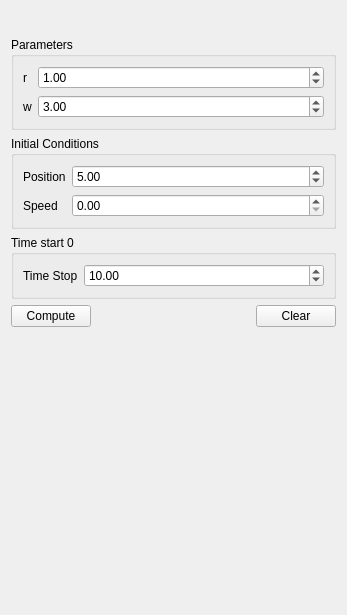
<?xml version="1.0" encoding="UTF-8"?>
<ui version="4.0">
 <class>ODEUiDampedOscillator</class>
 <widget class="QWidget" name="ODEUiDampedOscillator">
  <property name="geometry">
   <rect>
    <x>0</x>
    <y>0</y>
    <width>347</width>
    <height>615</height>
   </rect>
  </property>
  <property name="windowTitle">
   <string>Form</string>
  </property>
  <layout class="QVBoxLayout" name="verticalLayout_4">
   <item>
    <layout class="QHBoxLayout" name="horizontalLayout">
     <item>
      <spacer name="horizontalSpacer">
       <property name="orientation">
        <enum>Qt::Horizontal</enum>
       </property>
       <property name="sizeHint" stdset="0">
        <size>
         <width>40</width>
         <height>20</height>
        </size>
       </property>
      </spacer>
     </item>
     <item>
      <widget class="QLabel" name="labelODE">
       <property name="text">
        <string/>
       </property>
       <property name="pixmap">
        <pixmap resource="qtrc.qrc">:/images/damped_oscillator.png</pixmap>
       </property>
      </widget>
     </item>
     <item>
      <spacer name="horizontalSpacer_2">
       <property name="orientation">
        <enum>Qt::Horizontal</enum>
       </property>
       <property name="sizeHint" stdset="0">
        <size>
         <width>40</width>
         <height>20</height>
        </size>
       </property>
      </spacer>
     </item>
    </layout>
   </item>
   <item>
    <widget class="QGroupBox" name="groupBox">
     <property name="title">
      <string>Parameters</string>
     </property>
     <layout class="QVBoxLayout" name="verticalLayout">
      <item>
       <layout class="QFormLayout" name="formLayout">
        <item row="0" column="0">
         <widget class="QLabel" name="label">
          <property name="text">
           <string>r</string>
          </property>
         </widget>
        </item>
        <item row="1" column="0">
         <widget class="QLabel" name="label_2">
          <property name="text">
           <string>w</string>
          </property>
         </widget>
        </item>
        <item row="1" column="1">
         <widget class="QDoubleSpinBox" name="w">
          <property name="maximum">
           <double>1000000.000000000000000</double>
          </property>
          <property name="singleStep">
           <double>0.500000000000000</double>
          </property>
          <property name="value">
           <double>3.000000000000000</double>
          </property>
         </widget>
        </item>
        <item row="0" column="1">
         <widget class="QDoubleSpinBox" name="r">
          <property name="maximum">
           <double>1000000.000000000000000</double>
          </property>
          <property name="singleStep">
           <double>0.500000000000000</double>
          </property>
          <property name="value">
           <double>1.000000000000000</double>
          </property>
         </widget>
        </item>
       </layout>
      </item>
     </layout>
    </widget>
   </item>
   <item>
    <widget class="QGroupBox" name="groupBox_2">
     <property name="title">
      <string>Initial Conditions</string>
     </property>
     <layout class="QVBoxLayout" name="verticalLayout_2">
      <item>
       <layout class="QFormLayout" name="formLayout_2">
        <item row="0" column="0">
         <widget class="QLabel" name="label_3">
          <property name="text">
           <string>Position</string>
          </property>
         </widget>
        </item>
        <item row="1" column="0">
         <widget class="QLabel" name="label_4">
          <property name="text">
           <string>Speed</string>
          </property>
         </widget>
        </item>
        <item row="0" column="1">
         <widget class="QDoubleSpinBox" name="position">
          <property name="maximum">
           <double>1000.000000000000000</double>
          </property>
          <property name="singleStep">
           <double>0.500000000000000</double>
          </property>
          <property name="value">
           <double>5.000000000000000</double>
          </property>
         </widget>
        </item>
        <item row="1" column="1">
         <widget class="QDoubleSpinBox" name="speed">
          <property name="maximum">
           <double>1000.000000000000000</double>
          </property>
          <property name="singleStep">
           <double>0.500000000000000</double>
          </property>
         </widget>
        </item>
       </layout>
      </item>
     </layout>
    </widget>
   </item>
   <item>
    <widget class="QGroupBox" name="groupBox_3">
     <property name="title">
      <string>Time start 0</string>
     </property>
     <layout class="QVBoxLayout" name="verticalLayout_3">
      <item>
       <layout class="QFormLayout" name="formLayout_3">
        <item row="0" column="0">
         <widget class="QLabel" name="label_5">
          <property name="text">
           <string>Time Stop</string>
          </property>
         </widget>
        </item>
        <item row="0" column="1">
         <widget class="QDoubleSpinBox" name="time">
          <property name="maximum">
           <double>10000000.000000000000000</double>
          </property>
          <property name="singleStep">
           <double>0.500000000000000</double>
          </property>
          <property name="value">
           <double>10.000000000000000</double>
          </property>
         </widget>
        </item>
       </layout>
      </item>
     </layout>
    </widget>
   </item>
   <item>
    <layout class="QHBoxLayout" name="horizontalLayout_2">
     <item>
      <widget class="QPushButton" name="compute">
       <property name="text">
        <string>Compute</string>
       </property>
      </widget>
     </item>
     <item>
      <spacer name="horizontalSpacer_3">
       <property name="orientation">
        <enum>Qt::Horizontal</enum>
       </property>
       <property name="sizeHint" stdset="0">
        <size>
         <width>40</width>
         <height>20</height>
        </size>
       </property>
      </spacer>
     </item>
     <item>
      <widget class="QPushButton" name="clear">
       <property name="text">
        <string>Clear</string>
       </property>
      </widget>
     </item>
    </layout>
   </item>
   <item>
    <spacer name="verticalSpacer">
     <property name="orientation">
      <enum>Qt::Vertical</enum>
     </property>
     <property name="sizeHint" stdset="0">
      <size>
       <width>20</width>
       <height>28</height>
      </size>
     </property>
    </spacer>
   </item>
  </layout>
 </widget>
 <resources>
  <include location="qtrc.qrc"/>
 </resources>
 <connections/>
</ui>
